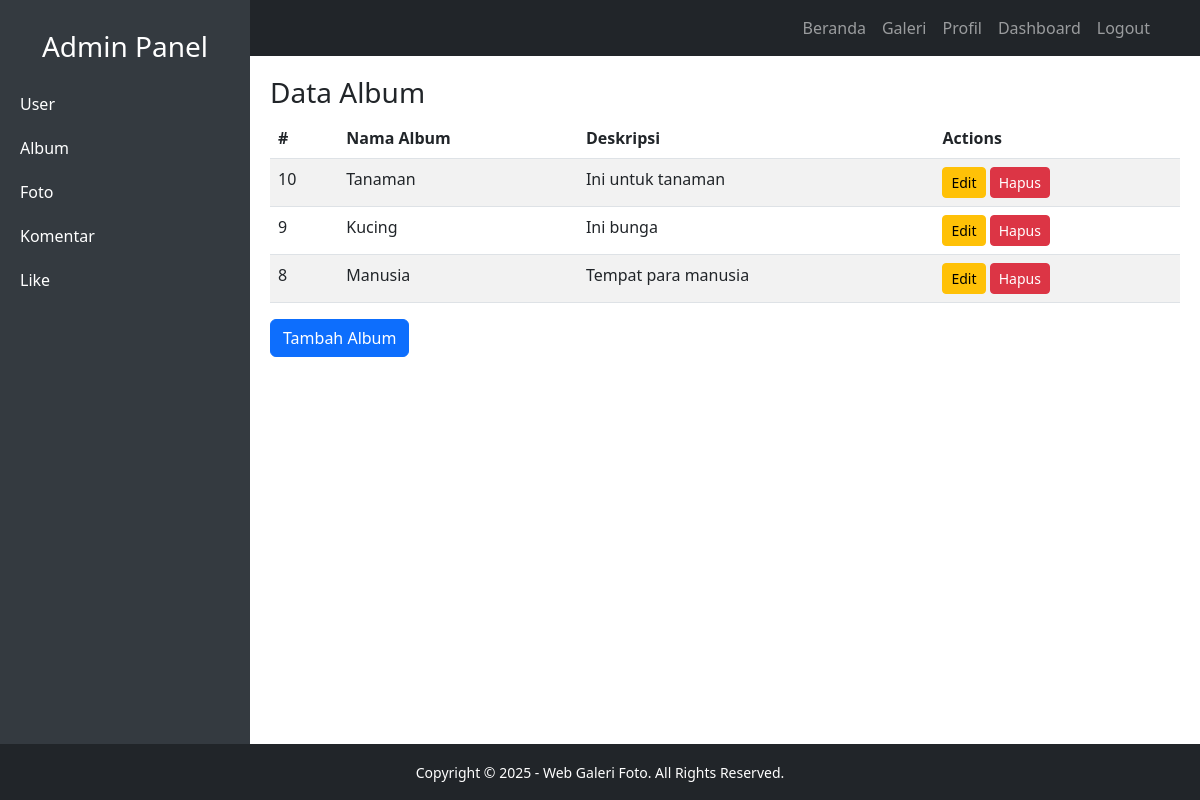
Page /dashboard.php?tab=album (signed in) on the committed database.
### tables this page shows
CREATE TABLE `album` (
  `AlbumID` int(11) NOT NULL,
  `NamaAlbum` varchar(255) NOT NULL,
  `Deskripsi` text NOT NULL,
  `TanggalDibuat` date NOT NULL,
  `UserID` int(11) NOT NULL
);

### tabel/tabel-album.php (the view, shortened to what this page needs)
<?php
include 'db.php';
$query = mysqli_query($conn, "SELECT * FROM Album ORDER BY AlbumID DESC");
$albums = mysqli_fetch_all($query, MYSQLI_ASSOC);
?>
<h3>Data Album</h3>
<table class="table table-striped">
    <thead>
        <tr>
            <th>#</th>
            <th>Nama Album</th>
            <th>Deskripsi</th>
            <th>Actions</th>
        </tr>
    </thead>
    <tbody>
        <?php foreach ($albums as $row): ?>
            <tr>
                <td><?= $row['AlbumID']; ?></td>
                <td><?= $row['NamaAlbum']; ?></td>
                <td><?= $row['Deskripsi']; ?></td>
                <td>
                    <a href="dashboard.php?tab=album&action=edit&id=<?= $row['AlbumID']; ?>" class="btn btn-warning btn-sm">Edit</a>
                    <a href="dashboard.php?tab=album&action=hapus&id=<?= $row['AlbumID']; ?>" class="btn btn-danger btn-sm" onclick="return confirm('Yakin ingin menghapus?')">Hapus</a>
                </td>
            </tr>
        <?php endforeach; ?>
    </tbody>
</table>
<button class="btn btn-primary" data-bs-toggle="modal" data-bs-target="#addAlbumModal">Tambah Album</button>

### dashboard.php (style rules this page uses)
body { overflow-x: hidden; }

### rows in the picture
album: AlbumID "10", NamaAlbum "Tanaman", Deskripsi "Ini untuk tanaman"
album: AlbumID "9", NamaAlbum "Kucing", Deskripsi "Ini bunga"
album: AlbumID "8", NamaAlbum "Manusia", Deskripsi "Tempat para manusia"
